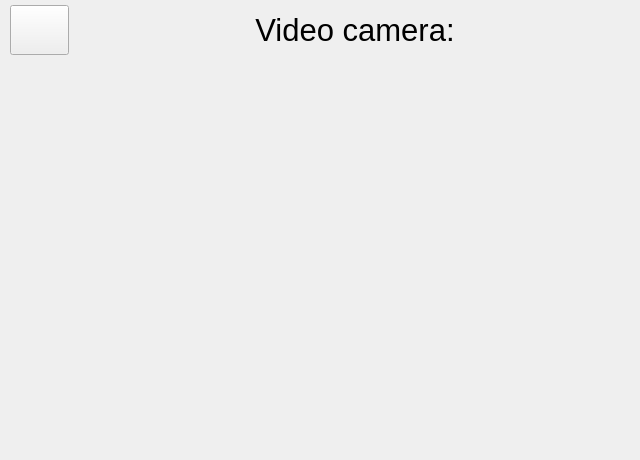
<?xml version="1.0" encoding="UTF-8"?>
<ui version="4.0">
 <class>VideoCameraPage</class>
 <widget class="QWidget" name="VideoCameraPage">
  <property name="geometry">
   <rect>
    <x>0</x>
    <y>0</y>
    <width>640</width>
    <height>460</height>
   </rect>
  </property>
  <property name="sizePolicy">
   <sizepolicy hsizetype="Expanding" vsizetype="Expanding">
    <horstretch>0</horstretch>
    <verstretch>0</verstretch>
   </sizepolicy>
  </property>
  <property name="windowTitle">
   <string>Form</string>
  </property>
  <layout class="QVBoxLayout" name="verticalLayout">
   <property name="spacing">
    <number>5</number>
   </property>
   <property name="leftMargin">
    <number>5</number>
   </property>
   <property name="topMargin">
    <number>5</number>
   </property>
   <property name="rightMargin">
    <number>5</number>
   </property>
   <property name="bottomMargin">
    <number>5</number>
   </property>
   <item>
    <layout class="QHBoxLayout" name="horizontalLayout">
     <property name="leftMargin">
      <number>5</number>
     </property>
     <item>
      <widget class="QPushButton" name="backButton">
       <property name="minimumSize">
        <size>
         <width>50</width>
         <height>50</height>
        </size>
       </property>
       <property name="font">
        <font>
         <pointsize>14</pointsize>
         <weight>75</weight>
         <bold>true</bold>
        </font>
       </property>
       <property name="text">
        <string/>
       </property>
       <property name="icon">
        <iconset resource="../resources/resources.qrc">
         <normaloff>:/images/back_black_90x90.png</normaloff>:/images/back_black_90x90.png</iconset>
       </property>
       <property name="iconSize">
        <size>
         <width>50</width>
         <height>50</height>
        </size>
       </property>
      </widget>
     </item>
     <item>
      <spacer name="horizontalSpacer_2">
       <property name="orientation">
        <enum>Qt::Horizontal</enum>
       </property>
       <property name="sizeHint" stdset="0">
        <size>
         <width>40</width>
         <height>20</height>
        </size>
       </property>
      </spacer>
     </item>
     <item>
      <widget class="QLabel" name="label_35">
       <property name="maximumSize">
        <size>
         <width>16777215</width>
         <height>50</height>
        </size>
       </property>
       <property name="font">
        <font>
         <pointsize>23</pointsize>
        </font>
       </property>
       <property name="autoFillBackground">
        <bool>false</bool>
       </property>
       <property name="frameShape">
        <enum>QFrame::NoFrame</enum>
       </property>
       <property name="text">
        <string>Video camera:</string>
       </property>
       <property name="alignment">
        <set>Qt::AlignCenter</set>
       </property>
      </widget>
     </item>
     <item>
      <spacer name="horizontalSpacer">
       <property name="orientation">
        <enum>Qt::Horizontal</enum>
       </property>
       <property name="sizeHint" stdset="0">
        <size>
         <width>40</width>
         <height>20</height>
        </size>
       </property>
      </spacer>
     </item>
    </layout>
   </item>
   <item>
    <widget class="CameraPage" name="cameraPage" native="true">
     <property name="sizePolicy">
      <sizepolicy hsizetype="Expanding" vsizetype="Expanding">
       <horstretch>0</horstretch>
       <verstretch>0</verstretch>
      </sizepolicy>
     </property>
    </widget>
   </item>
  </layout>
 </widget>
 <customwidgets>
  <customwidget>
   <class>CameraPage</class>
   <extends>QWidget</extends>
   <header>camerapage.h</header>
   <container>1</container>
  </customwidget>
 </customwidgets>
 <resources>
  <include location="../resources/resources.qrc"/>
 </resources>
 <connections/>
</ui>
